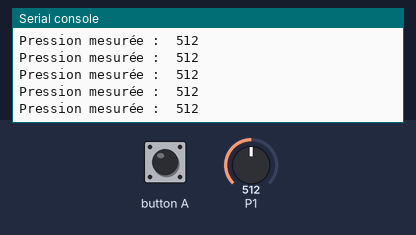
Simulated run of this program. Board: BBC micro:bit running MicroPython. On the bench: the last lines printed to the serial console. The inputs (shaded band) are chosen by the test bench; at power-on: P1 = 512 (analog values on the 0–1023 scale).

Above: at 1.2 s.
1.3 s: P1 set to 716
At 1.56 s:
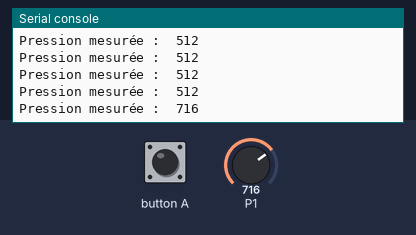
2.8 s: P1 set to 900
At 2.96 s:
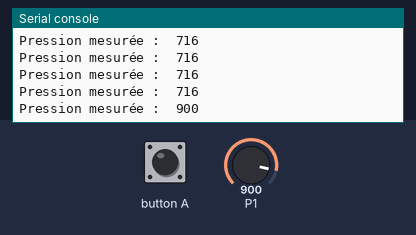
Timing chart, 0 to 5.8 s (numbered marks = the images above; inputs shaded):
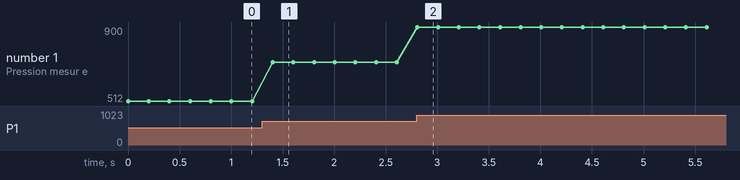

The program:

pression.py
```python
from microbit import pin1, button_a
from utime import sleep_ms

while button_a.is_pressed() == False :

    val = pin1.read_analog()

    print("Pression mesurée : ",val)

    sleep_ms(200)
```

Measured:
- after the input at 1.3 s, the serial console: prints a new line after 0.10 s (image 1)
- after the input at 2.8 s, the serial console: prints a new line at once (image 2)
- plotted number 1: 512 → 716 after the input at 1.3 s, 716 → 900 after the input at 2.8 s
